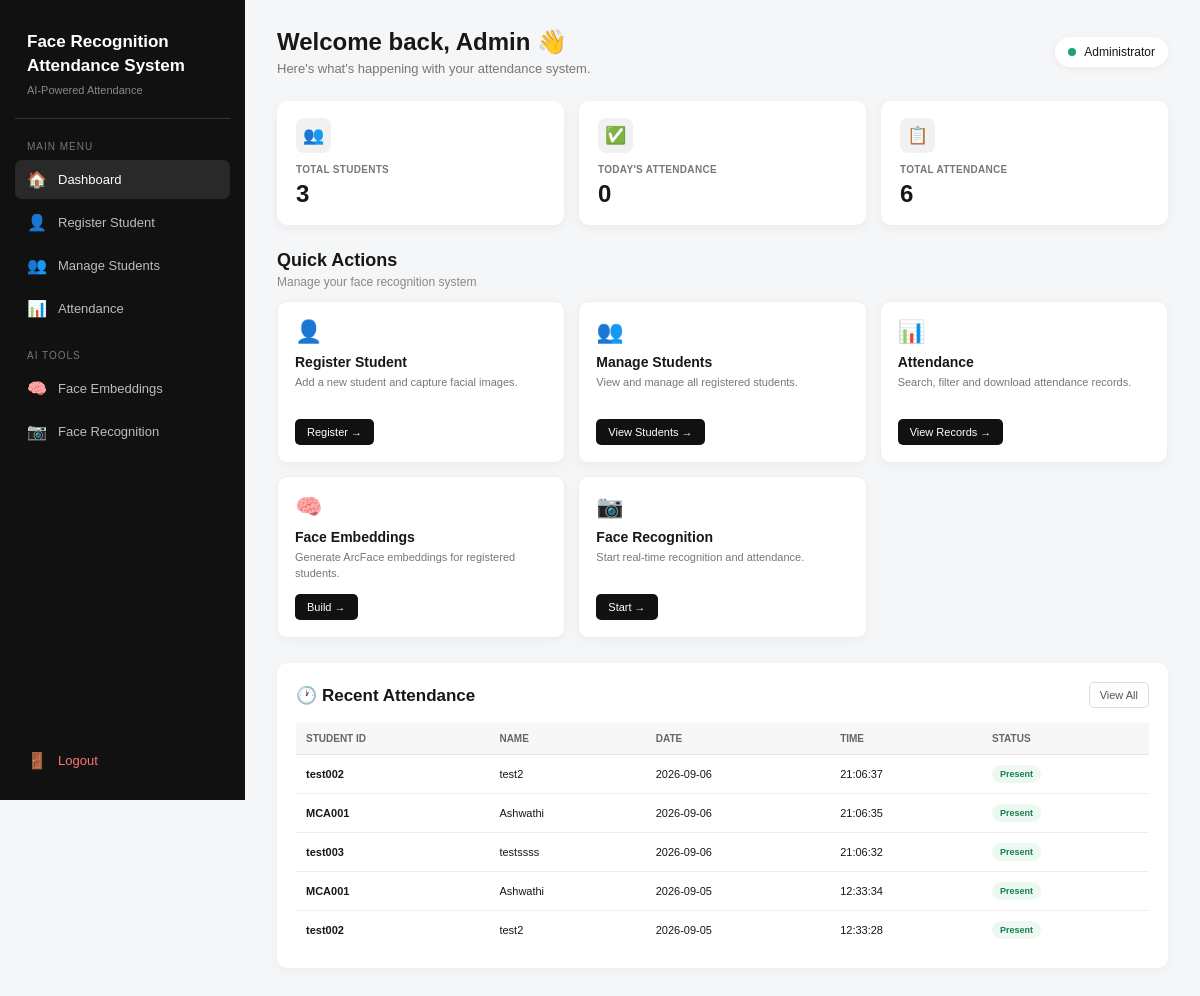
The page /dashboard (signed in) on the database as committed earlier.
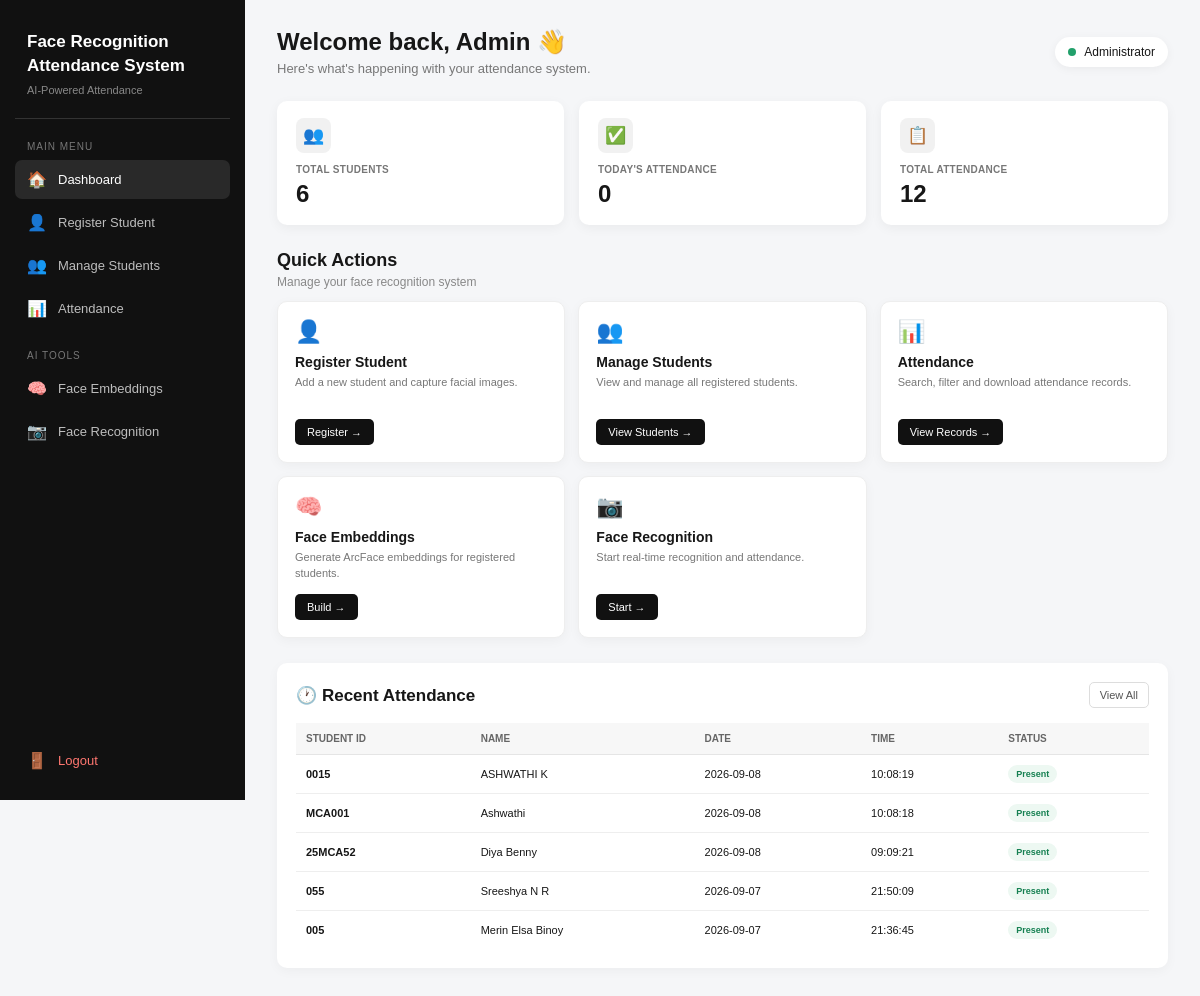
The same page on the database as committed later.
### tables this page shows
CREATE TABLE attendance (
            id INTEGER PRIMARY KEY AUTOINCREMENT,
            student_id TEXT,
            name TEXT,
            date TEXT,
            time TEXT
        );

### app.py (the view)
@app.route("/dashboard")
def dashboard():
    if "admin" not in session:
        return redirect("/login")
    connection = sqlite3.connect(DATABASE)
    cursor = connection.cursor()
    cursor.execute("SELECT COUNT(*) FROM students")
    total_students = cursor.fetchone()[0]
    cursor.execute("SELECT COUNT(*) FROM attendance")
    total_attendance = cursor.fetchone()[0]
    from datetime import datetime
    today = datetime.now().strftime("%Y-%m-%d")
    cursor.execute(
        "SELECT COUNT(*) FROM attendance WHERE date = ?",
        (today,)
    )
    today_attendance = cursor.fetchone()[0]
    cursor.execute("""
        SELECT student_id, name, date, time
        FROM attendance
        ORDER BY date DESC, time DESC
        LIMIT 5
    """)
    latest_attendance = cursor.fetchall()
    connection.close()
    return render_template(
        "dashboard.html",
        total_students=total_students,
        total_attendance=total_attendance,
        today_attendance=today_attendance,
        latest_attendance=latest_attendance
    )

### templates/dashboard.html (shortened to what the changed rows need)
<!DOCTYPE html>
<html lang="en">
<head>
</head>
<body>
    <aside class="sidebar">
        <div class="logo">
            <h2>
                Face Recognition<br>
                Attendance System
            </h2>
        </div>
    </aside>
    <main class="main">
        <div class="topbar">
            <div class="welcome">
                <h1>
                    Welcome back, Admin 👋
                </h1>
            </div>
        </div>
        <div class="stats">
            <div class="stat-card">
                <div class="stat-icon">
                    👥
                </div>
                <h3>
                    TOTAL STUDENTS
                </h3>
                <div class="stat-number">
                    {{ total_students }}
                </div>
            </div>
            <div class="stat-card">
                <div class="stat-icon">
                    📋
                </div>
                <h3>
                    TOTAL ATTENDANCE
                </h3>
                <div class="stat-number">
                    {{ total_attendance }}
                </div>
            </div>
        </div>
        <div class="section-heading">
            <h2>
                Quick Actions
            </h2>
        </div>
        <div class="attendance-section">
            <div class="attendance-header">
                <h2>
                    🕐 Recent Attendance
                </h2>
            </div>
            {% if latest_attendance %}
            <div class="table-wrapper">
                <table>
                    <thead>
                        <tr>
                            <th>
                                Student ID
                            </th>
                            <th>
                                Name
                            </th>
                            <th>
                                Date
                            </th>
                            <th>
                                Time
                            </th>
                            <th>
                                Status
                            </th>
                        </tr>
                    </thead>
                    <tbody>
                        {% for record in latest_attendance %}
                        <tr>
                            <td class="student-id">
                                {{ record[0] }}
                            </td>
                            <td>
                                {{ record[1] }}
                            </td>
                            <td>
                                {{ record[2] }}
                            </td>
                            <td>
                                {{ record[3] }}
                            </td>
                            <td>
                                <span class="attendance-status">
                                    Present
                                </span>
                            </td>
                        </tr>
                        {% endfor %}
                    </tbody>
                </table>
            </div>
            {% else %}
            <div class="no-records">
                📋 No attendance records yet.
            </div>
            {% endif %}
        </div>
    </main>
</body>
</html>

Rows that differ between the two databases and show on the page:
removed attendance: student "test002", name "test2", date "2026-09-06", time "21:06:37"
no longer on this page (row unchanged): attendance: student "MCA001", name "Ashwathi", date "2026-09-06", time "21:06:35"
no longer on this page (row unchanged): attendance: student "test003", name "testssss", date "2026-09-06", time "21:06:32"
no longer on this page (row unchanged): attendance: student "MCA001", name "Ashwathi", date "2026-09-05", time "12:33:34"
removed attendance: student "test002", name "test2", date "2026-09-05", time "12:33:28"
added attendance: student "0015", name "ASHWATHI K", date "2026-09-08", time "10:08:19"
added attendance: student "MCA001", name "Ashwathi", date "2026-09-08", time "10:08:18"
added attendance: student "25MCA52", name "Diya Benny", date "2026-09-08", time "09:09:21"
added attendance: student "055", name "Sreeshya N R", date "2026-09-07", time "21:50:09"
added attendance: student "005", name "Merin Elsa Binoy", date "2026-09-07", time "21:36:45"
Other text that changed with them:
{{ total_students }}: "3" → "6"
{{ total_attendance }}: "6" → "12"
